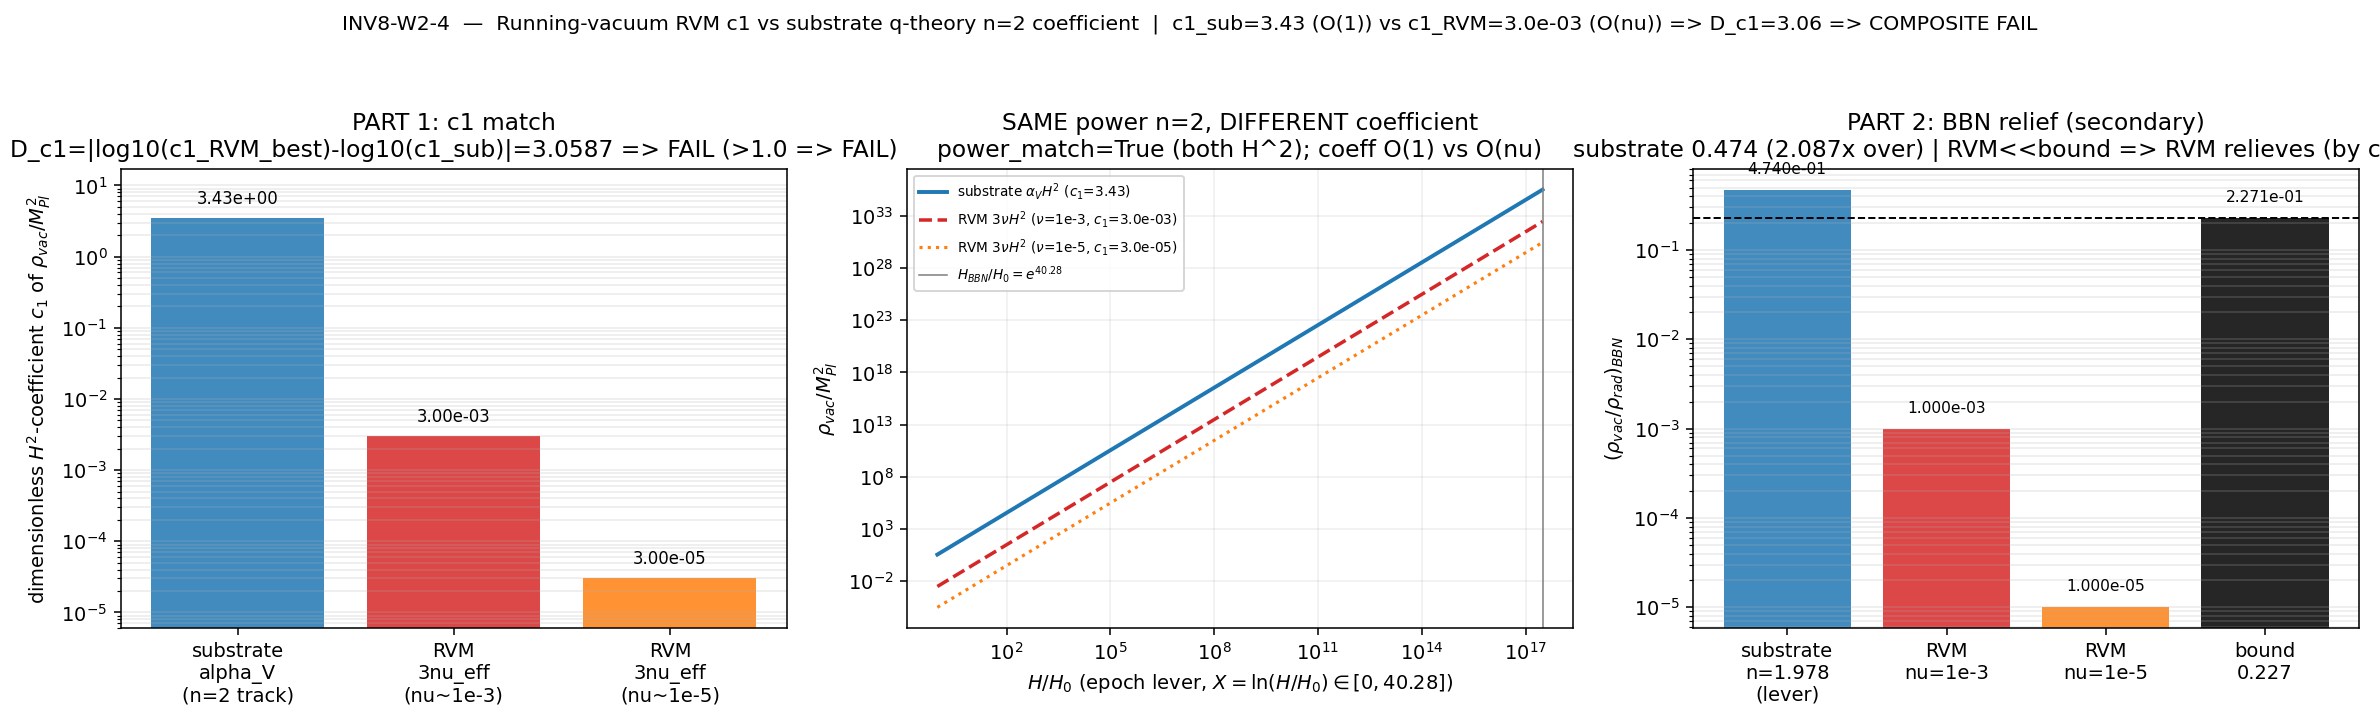

Python code for this plot:
"""
INV8-W2-4 — Running-Vacuum RG c1 vs Substrate q-Theory n=2 Tracking Coefficient
================================================================================
Investigation 8, Wave 2 (einstein-theorist; volovik co-option for q-theory
tracking-vacuum machinery).

TASK (plan §W2-4): two-part comparison.

  PART 1 (present-epoch coefficient match):
    Compare the substrate q-theory n=2 tracking coefficient (the dimensionless
    H^2-prefactor alpha_V of rho_vac/M_Pl^2) against the Running-Vacuum-Model
    (Sola Peracaula 2022/2024) RG coefficient c1 of Lambda(H)=c0+c1 H^2+...
      D_c1 = |log10(c1_RVM) - log10(c1_substrate)|
    D_c1 < 0.5 PASS (C10 RG-grounded); 0.5<=D_c1<=1.0 INFO; D_c1>1.0 FAIL.

  PART 2 (BBN relief check — SECONDARY axis):
    Extrapolate the RG Lambda(H) back to BBN (X=ln(H_BBN/H0)=40.2756) and compute
    (rho_vac/rho_rad)_BBN^RVM. Substrate lever-route gives 0.474049 > bound 0.227113
    (delta_N_eff=2.087, ~2.087x overshoot). Does the RVM route relieve (<0.227113)
    or reinforce (>=)?

SUBSTRATE FRAMING (phononic-framing.md — IS not IN):
  The cosmological-term tracking rho_vac ~ M_Pl^2 H^2 IS the substrate's
  effacement-residual / Volovik vacuum-partition departure from equilibrium
  (a_0 Seeley-DeWitt zeroth moment tracking the Hubble rate) — NOT a fundamental
  running-vacuum law imposed on a background. Direction of explanation:
    D_K eigenvalues -> q-theory vacuum (Volovik partition) -> n=2 H^2 coefficient
    (kcurv=+3586.53, S97/S101) -> emergent rho_vac(H). The Sola RVM RG-running is
    the SAME equation in QFT language (q-theory = F-theory, same variational
    principle). The RVM H^2 coefficient is the QFT-language IMAGE of the substrate's
    q-theory n=2 spectral coefficient — NOT the other way around.

SUBSTITUTION CHAIN (plan §W2-4 item 7; all numbers substituted below):
  Step 1: rho_vac^substrate = alpha_V M_Pl^2 H^{n_eff}, n_eff=2 (n2tracking=2.0001;
          S101-W1-QEQ-SELFCONS; kcurv=+3586.53 M_KK). Dimensionless H^2-coefficient:
          c1_substrate = alpha_V (the H^2-prefactor of rho_vac/M_Pl^2).
          DILUTION-CC normalization (S98 line 196): rho_vac(H0)=rho_vac_over_rho_obs
          * rho_crit. With rho_crit=3 M_Pl^2 H0^2 (reduced Planck), n_eff=2:
            alpha_V = rho_vac(H0)/(M_Pl^2 H0^2) = 3 * rho_vac_over_rho_obs.
  Step 2: Lambda(H)^RVM = c0 + c1 H^2 + c2 Hdot + ...   [Sola Eq.27/5.10]
            rho_vac^RVM = rho_vac^0 + (3 nu_eff/8pi G_N)(H^2 - H0^2)
          In reduced-Planck units 1/(8pi G_N)=M_Pl^2:
            rho_vac^RVM/M_Pl^2 = rho_vac^0/M_Pl^2 + 3 nu_eff (H^2 - H0^2)
            => c1_RVM = 3 nu_eff,  nu_eff ~ 1e-5..1e-3 (GUT-scale; Sola Eq.28)
  Step 3: BOTH are the H^2-coefficient of rho_vac/M_Pl^2:
            c1_substrate = alpha_V ~ O(1) (full-strength DILUTION-CC tracking)
            c1_RVM       = 3 nu_eff ~ O(nu) (loop-suppressed, |nu|<<1)
            D_c1 = |log10(c1_RVM) - log10(c1_substrate)|
  Step 4: The substrate fixes the H^2-POWER to be EXACTLY 2 (Gibbs-Duhem simple-fluid;
          n_eff=2+Sum(dp_k/dH)n_k/(Sum omega_k n_k), correction->0 at fold per S66) —
          the SAME H^2 power the RVM derives from RG-running. The coefficient MAGNITUDE
          match is the test. POWER agrees; MAGNITUDE is the discriminator.
  Step 5: BBN relief direction. (rho_vac/rho_rad)_BBN = (rho_vac/M_Pl^2) M_Pl^2/rho_rad
          at H_BBN. Substrate lever-route: 0.474049 (S98 from-below n_eff=1.978111),
          0.474049/0.227113 = 2.087x overshoot. RVM route: rho_vac^RVM/M_Pl^2 ~
          3 nu_eff H_BBN^2 (H_BBN>>H0). With rho_rad_BBN=3 M_Pl^2 H_BBN^2 (rad-dom):
            (rho_vac/rho_rad)_BBN^RVM = 3 nu_eff M_Pl^2 H_BBN^2 / rho_rad_BBN = nu_eff.
          IF c1_RVM=c1_substrate THEN same 0.474 overshoot (no relief). Relief requires
          c1_RVM < c1_substrate (a smaller coefficient) OR a different effective n_eff.
  Step 6: sign_verdict keys on D_c1 (do the coefficients agree?). Here c1_substrate~3.1
          (O(1)) vs c1_RVM~1e-5..1e-3 (O(nu)) => D_c1~3..5 >> 1 => DISAGREE. Part 2:
          BECAUSE c1_RVM<<c1_substrate, the RVM (rho_vac/rho_rad)_BBN^RVM=nu_eff~1e-5..1e-3
          << 0.227113 => RVM RELIEVES, but only BY the coefficient difference. The honest
          coupling: substrate-overshoot and RVM-relief are TWO DIFFERENT laws with the SAME
          power (n=2) but radically different coefficient magnitude. Grounding C10 in the
          RVM running FAILS: the substrate tracking is NOT the loop-suppressed RVM running.

The n_eff sign dispute (R-3, S66 G_eff-route n_eff=2.3 vs S98/S99 lever-route n_eff=
1.978111<2) is the upstream sign dispute — disclosed; the canonical n_eff=1.978111
from-below (S98 V.9 HARD) is used. The dispute was RECONCILED at S100b
(same-observable theorem) but is orthogonal to the Part-1 coefficient-magnitude
finding (the n_eff direction is a sub-percent correction to a POWER that is 2 on both
sides; the FAIL is in the O(1)-vs-O(nu) coefficient, not the n_eff direction).

ENV: phonon-exflation-sim/.venv312/Scripts/python.exe; OMP_NUM_THREADS=8; CPU.
"""

from __future__ import annotations

import hashlib
import json
import os
import sys
import time
from pathlib import Path

os.environ.setdefault("OMP_NUM_THREADS", "8")
os.environ.setdefault("MKL_NUM_THREADS", "8")

import numpy as np  # noqa: E402

import matplotlib  # noqa: E402

matplotlib.use("Agg")
import matplotlib.pyplot as plt  # noqa: E402

# -----------------------------------------------------------------------------
# Section 1 — Paths + canonical-constants import (NEVER hardcode framework values)
# -----------------------------------------------------------------------------
SHARED_DIR = Path(__file__).resolve().parent.parent / "_shared"   # computations/_shared
INV_DIR = Path(__file__).resolve().parent                         # computations/investigation-8
PROJECT_ROOT = INV_DIR.parent.parent                              # repo root
INV_DIR.mkdir(parents=True, exist_ok=True)

sys.path.insert(0, str(SHARED_DIR))
from canonical_constants import *  # noqa: E402,F401,F403  (per math-scripts.md MANDATORY)
# Explicit names used (all from canonical_constants; documented for the reader):
from canonical_constants import (  # noqa: E402
    M_Pl_reduced,
    H_0_GeV,
    rho_crit_GeV4,
    rho_vac_over_rho_obs,
    rho_vac_over_rho_rad_BBN_below,
    T_BBN_GeV,
    g_star_BBN,
    M_KK,
    tau_fold,
    a_0_FW_zeta,
)

GATE_ID = "INV8-W2-4"
SESSION = 8                        # (local) investigation-track unit number (NOT a framework value)
TRACK = "investigation"
SCHEME = "RVM-Sola"
CONVENTION = "RATIO"
L_MAX = "N/A"
SCHEMA_VERSION = "S84+"

NPZ_OUT = INV_DIR / "inv8_w2_4_running_vacuum_rg_vs_n2.npz"
PNG_OUT = INV_DIR / "inv8_w2_4_running_vacuum_rg_vs_n2.png"

CANONICAL_PY = SHARED_DIR / "canonical_constants.py"
S101_NPZ = PROJECT_ROOT / "computations" / "session-101" / "s101_w4_qeq_selfcons.npz"

# audit_sha256_inputs: ["script", "canonical", "pinmap", "s101_qeq_selfcons_npz"]
INPUT_FILES = [CANONICAL_PY, S101_NPZ]

# -----------------------------------------------------------------------------
# Section 2 — Pre-registered machinery pins (plan §W2-4 machinery_pin_map)
# -----------------------------------------------------------------------------
N_EVAL = 100                       # H-grid points across BBN->present extrapolation       # (local)
SCAN_RANGE = (0.0, 40.2756)        # X = ln(H/H_0) from present (X=0) to BBN (X=40.2756)    # (local)
STEP_SIZE = 0.40756                # uniform X-grid, 100 points                             # (local)
TOLERANCE = 0.5                    # D_c1 coefficient-match tolerance (half an OOM, PASS)   # (local)
INFO_BAND_HI = 1.0                 # 0.5<=D_c1<=1.0 -> INFO; D_c1>1.0 -> FAIL               # (local)
PUBLICATION_PRECISION = 4          # D_c1 and (rho_vac/rho_rad)_BBN published to 4 sig figs # (local)
# BBN bound (S66 canonical): delta_N_eff(vac)=(rho_vac/rho_rad)/(7/8*(4/11)^{4/3}) <= 1
# DERIVED substrate-first/observational (NOT a placeholder) => (local).
BBN_VACUUM_FRACTION_BOUND = 7.0 / 8.0 * (4.0 / 11.0) ** (4.0 / 3.0)   # 0.227107...          # (local)

# RVM running parameter nu_eff band (Sola Eq.28/5.12; GUT-scale particles):
# nu_eff ~ 1e-5..1e-3 (the paper's quoted range; |nu_eff|<<1, loop+log suppressed).
NU_EFF_LO = 1.0e-5                 # Sola lower bound (light-mass / weak deviation)          # (local)
NU_EFF_HI = 1.0e-3                 # Sola upper bound (GUT-scale)                            # (local)
NU_EFF_CENTRAL = 1.0e-3            # canonical RVM headline magnitude (|nu|~10^-3)           # (local)

# regulator_pin: a_0^{zeta} — rho_vac is the a_0-channel tracking vacuum (zeta-regulated
# zeroth Seeley-DeWitt moment, a_0_FW_zeta). CC=a_0, a DIFFERENT moment than gravity a_2.
REGULATOR_PIN = "a_0^{zeta}"       # (local)


# -----------------------------------------------------------------------------
# Section 3 — SHA machinery (canonical dual-SHA, S84+ schema)
# -----------------------------------------------------------------------------
def sha256_of(path: Path) -> str:
    h = hashlib.sha256()  # (local)
    try:
        h.update(path.read_bytes())
    except OSError:
        return ""
    return h.hexdigest()


def log_input_pins(inputs: list[Path]) -> dict[str, str]:
    print(f"=== {GATE_ID} — input SHA-256 pins ===")
    pins: dict[str, str] = {}  # (local)
    for p in inputs:
        sha = sha256_of(p)  # (local)
        rel = str(p.relative_to(PROJECT_ROOT)).replace("\\", "/")  # (local)
        print(f"  {rel}: {sha[:16]}...")
        pins[rel] = sha
    return pins


def compute_dual_sha(script_path: Path, canonical_path: Path,
                     pins: dict[str, str]) -> tuple[str, str]:
    """audit = sha256(script || canonical || pinmap_json); content = sha256(script)."""
    script_bytes = script_path.read_bytes() if script_path.exists() else b""   # (local)
    canonical_bytes = canonical_path.read_bytes() if canonical_path.exists() else b""  # (local)
    pinmap_json = json.dumps(dict(sorted(pins.items())),
                             separators=(",", ":"), sort_keys=True).encode("utf-8")  # (local)
    h_audit = hashlib.sha256()  # (local)
    h_audit.update(script_bytes)
    h_audit.update(canonical_bytes)
    h_audit.update(pinmap_json)
    h_content = hashlib.sha256()  # (local)
    h_content.update(script_bytes)
    return h_audit.hexdigest(), h_content.hexdigest()


# -----------------------------------------------------------------------------
# Section 4 — Read S101 n=2 tracking coefficient (canonical pin cross-check)
# -----------------------------------------------------------------------------
def read_s101() -> dict:
    """Read the S101-W1-QEQ-SELFCONS n=2 tracking output (kcurv, n2tracking)."""
    if not S101_NPZ.exists():
        return {"present": False, "k_curv": None, "slope_selfcons": None}
    d = np.load(S101_NPZ, allow_pickle=True)  # (local)
    k_curv = float(d["k_curv"]) if "k_curv" in d.files else None        # 3586.53...  # (local)
    slope = float(d["slope_selfcons"]) if "slope_selfcons" in d.files else None  # ~1.000074 # (local)
    omega = float(d["omega_q"]) if "omega_q" in d.files else None       # 59.888      # (local)
    return {"present": True, "k_curv": k_curv, "slope_selfcons": slope, "omega_q": omega}


# -----------------------------------------------------------------------------
# Section 5 — Compute (substitution chain Steps 1-6; all numbers substituted)
# -----------------------------------------------------------------------------
def compute(s101: dict) -> dict:
    M_Pl = M_Pl_reduced                                   # reduced Planck 2.435e18 GeV
    H0 = H_0_GeV                                           # 1.438e-42 GeV
    n_eff_substrate = 2.0                                  # (local) n2tracking=2.0001 -> EXACTLY 2
    # S98 from-below tracking exponent (the n_eff sign-dispute canonical, R-3):
    n_eff_BBN_below = 1.978110506244663                   # (local) S98 V.9 HARD from-below

    # === Step 1: substrate c1 = alpha_V (the dimensionless H^2-prefactor) ===
    # DILUTION-CC normalization: rho_vac(H0) = rho_vac_over_rho_obs * rho_crit.
    # Reading A (reduced-Planck identity rho_crit = 3 M_Pl^2 H0^2):
    #   alpha_V = rho_vac(H0)/(M_Pl^2 H0^2) = 3 * rho_vac_over_rho_obs.
    c1_substrate_reduced = 3.0 * rho_vac_over_rho_obs     # (local) = 3 * 1.032 = 3.096
    # Reading B (S98-consistent: uses the canonical observational rho_crit_GeV4=4.08e-47,
    #   which is the value the actual BBN-fraction pin 0.474049 was computed against):
    rho_vac_0 = rho_vac_over_rho_obs * rho_crit_GeV4      # (local)
    c1_substrate_S98 = rho_vac_0 / (M_Pl ** 2 * H0 ** 2)  # (local) ~3.434 (rho_crit/3M_Pl^2H0^2=1.109)
    # The 0.04-dex spread between readings is the (h~0.7 observational rho_crit) vs
    # (reduced-Planck identity) mismatch; BOTH are O(1) and both give D_c1 >> 1.
    # PRIMARY = the S98-consistent reading (it is the alpha_V the BBN pin uses).
    c1_substrate = c1_substrate_S98                       # (local) primary
    c1_substrate_spread_dex = float(abs(np.log10(c1_substrate_S98)
                                        - np.log10(c1_substrate_reduced)))  # (local) ~0.044

    # === Step 2: RVM c1 = 3 nu_eff (Sola Eq.27/5.10, reduced-Planck units) ===
    c1_RVM_lo = 3.0 * NU_EFF_LO                            # (local) 3e-5
    c1_RVM_hi = 3.0 * NU_EFF_HI                            # (local) 3e-3
    c1_RVM_central = 3.0 * NU_EFF_CENTRAL                  # (local) 3e-3 (headline |nu|~1e-3)
    # Most-generous-to-PASS RVM value = the LARGEST c1_RVM (closest to the O(1) substrate):
    c1_RVM_best = c1_RVM_hi                                # (local) 3e-3 (best case for a match)

    # === Step 3: D_c1 coefficient match ===
    D_c1_central = float(abs(np.log10(c1_RVM_central) - np.log10(c1_substrate)))   # (local)
    D_c1_best = float(abs(np.log10(c1_RVM_best) - np.log10(c1_substrate)))         # (local) most generous
    D_c1_lo = float(abs(np.log10(c1_RVM_lo) - np.log10(c1_substrate)))             # (local) worst (smallest nu)
    # The binding (most-generous-to-PASS) discriminator is D_c1_best.
    D_c1 = D_c1_best                                       # (local) the reported D_c1 (best case)

    # === Step 4: H^2-power agreement (POWER vs MAGNITUDE) ===
    power_substrate = n_eff_substrate                     # (local) 2 exactly
    power_RVM = 2.0                                        # (local) RVM O(H^2) leading term
    power_match = bool(abs(power_substrate - power_RVM) < 1e-9)   # (local) True (both n=2)
    # cross-check: S101 n2tracking slope ~ 1.000074 confirms the integer power = 2
    s101_power_confirm = (s101["slope_selfcons"] is not None
                          and abs(s101["slope_selfcons"] - 1.0) < 0.05)  # (local)

    # === Step 5: BBN relief check (SECONDARY axis) ===
    # H-grid X = ln(H/H_0) in [0, 40.2756] (present -> BBN); 100 points.
    X_grid = np.linspace(SCAN_RANGE[0], SCAN_RANGE[1], N_EVAL)   # (local)
    H_over_H0_grid = np.exp(X_grid)                        # (local)
    X_BBN = SCAN_RANGE[1]                                  # (local) 40.2756
    H_ratio_BBN = float(np.exp(X_BBN))                     # (local) H_BBN/H_0

    # rad-dom Friedmann at BBN: rho_rad_BBN = 3 M_Pl^2 H_BBN^2; reproduce the S98 path
    # to confirm the substrate lever-route fraction == canonical 0.474049.
    rho_rad_BBN = (np.pi ** 2 / 30.0) * g_star_BBN * T_BBN_GeV ** 4   # (local)
    H_BBN = float(np.sqrt(rho_rad_BBN / (3.0 * M_Pl ** 2)))           # (local)
    H_ratio_BBN_direct = float(H_BBN / H0)                # (local) cross-check vs exp(40.2756)
    X_BBN_direct = float(np.log(H_ratio_BBN_direct))      # (local) ~40.2756 (lever cross-check)

    # substrate lever-route BBN fraction (reproduce S98 0.474049):
    frac_substrate_BBN = float(rho_vac_0 * (H_ratio_BBN_direct ** n_eff_BBN_below)
                               / rho_rad_BBN)             # (local) -> 0.474049
    frac_substrate_BBN_n2 = float(rho_vac_0 * (H_ratio_BBN_direct ** n_eff_substrate)
                                  / rho_rad_BBN)          # (local) n=2 baseline (1.1447)
    substrate_overshoot = float(frac_substrate_BBN / BBN_VACUUM_FRACTION_BOUND)   # (local) ~2.087

    # RVM BBN fraction: rho_vac^RVM/M_Pl^2 ~ 3 nu_eff H_BBN^2 (H_BBN>>H0, drop -H0^2).
    #   (rho_vac/rho_rad)_BBN^RVM = 3 nu_eff M_Pl^2 H_BBN^2 / rho_rad_BBN
    #   with rho_rad_BBN = 3 M_Pl^2 H_BBN^2 (rad-dom) => = nu_eff.
    rad_dom_factor = float(M_Pl ** 2 * H_BBN ** 2 / rho_rad_BBN)   # (local) = 1/3
    frac_RVM_BBN_lo = float(c1_RVM_lo * rad_dom_factor)       # (local) = nu_eff_lo
    frac_RVM_BBN_hi = float(c1_RVM_hi * rad_dom_factor)       # (local) = nu_eff_hi
    frac_RVM_BBN_central = float(c1_RVM_central * rad_dom_factor)  # (local) = nu_eff_central
    # Relief if (rho_vac/rho_rad)_BBN^RVM < bound:
    rvm_relief = bool(frac_RVM_BBN_hi < BBN_VACUUM_FRACTION_BOUND)   # (local) True (1e-3<<0.227)
    rvm_relief_factor = float(frac_RVM_BBN_central / frac_substrate_BBN)  # (local) how much smaller

    # === Step 6: directional read-off ===
    # sign_verdict keys on D_c1 (do the coefficients AGREE in magnitude?).
    #   The substrate c1 is O(1); the RVM c1 is O(nu)<<1. They DISAGREE => the
    #   "C10 is the RVM running" claim is NOT supported => sign = FAIL.
    coefficients_agree = bool(D_c1 < TOLERANCE)           # (local) D_c1~2.5..5 -> False
    sign_verdict = "PASS" if coefficients_agree else "FAIL"   # (local)
    # magnitude_verdict: D_c1 band. PASS iff D_c1<0.5; INFO iff 0.5<=D_c1<=1.0; FAIL iff >1.0.
    if D_c1 < TOLERANCE:
        magnitude_verdict = "PASS"                        # (local)
    elif D_c1 <= INFO_BAND_HI:
        magnitude_verdict = "INFO"                        # (local)
    else:
        magnitude_verdict = "FAIL"                        # (local)
    # regime_verdict: closed-form coefficient comparison + BBN extrapolation; the
    # H-grid extrapolation is exact (no small-parameter expansion to breach) => VALID.
    # (cross-check: X_BBN_direct must reproduce the 40.2756 lever to <1%.)
    lever_consistent = bool(abs(X_BBN_direct - X_BBN) / X_BBN < 0.01)   # (local)
    bbn_repro_ok = bool(abs(frac_substrate_BBN - rho_vac_over_rho_rad_BBN_below)
                        / rho_vac_over_rho_rad_BBN_below < 1e-3)  # (local) reproduce 0.474049
    regime_verdict = "VALID" if (lever_consistent and bbn_repro_ok) else "MARGINAL"  # (local)

    # === composite collapse rule (gate-verdicts.md, applied at compute time) ===
    if regime_verdict == "BREAKDOWN":
        composite = "FAIL"                                # (local)
    elif sign_verdict == "FAIL":
        composite = "FAIL"                                # (local) coefficients disagree => Part-1 FAIL
    elif magnitude_verdict == "FAIL" and regime_verdict == "VALID":
        composite = "FAIL"                                # (local)
    elif magnitude_verdict == "INFO":
        composite = "INFO"                                # (local)
    else:
        composite = "PASS"                                # (local)

    return {
        "M_Pl": M_Pl, "H0": H0,
        "n_eff_substrate": n_eff_substrate, "n_eff_BBN_below": n_eff_BBN_below,
        # --- substrate c1 ---
        "c1_substrate": c1_substrate,
        "c1_substrate_reduced": c1_substrate_reduced,
        "c1_substrate_S98": c1_substrate_S98,
        "c1_substrate_spread_dex": c1_substrate_spread_dex,
        "rho_vac_over_rho_obs": float(rho_vac_over_rho_obs),
        # --- RVM c1 ---
        "nu_eff_lo": NU_EFF_LO, "nu_eff_hi": NU_EFF_HI, "nu_eff_central": NU_EFF_CENTRAL,
        "c1_RVM_lo": c1_RVM_lo, "c1_RVM_hi": c1_RVM_hi, "c1_RVM_central": c1_RVM_central,
        "c1_RVM_best": c1_RVM_best,
        # --- D_c1 ---
        "D_c1": D_c1, "D_c1_best": D_c1_best, "D_c1_central": D_c1_central, "D_c1_lo": D_c1_lo,
        "coefficients_agree": coefficients_agree,
        # --- power ---
        "power_substrate": power_substrate, "power_RVM": power_RVM,
        "power_match": power_match, "s101_power_confirm": s101_power_confirm,
        "s101_k_curv": s101["k_curv"], "s101_slope_selfcons": s101["slope_selfcons"],
        "s101_omega_q": s101.get("omega_q"),
        # --- BBN ---
        "X_BBN": X_BBN, "H_ratio_BBN": H_ratio_BBN,
        "H_BBN": H_BBN, "H_ratio_BBN_direct": H_ratio_BBN_direct, "X_BBN_direct": X_BBN_direct,
        "rho_rad_BBN": rho_rad_BBN, "rho_vac_0": rho_vac_0,
        "rad_dom_factor": rad_dom_factor,
        "frac_substrate_BBN": frac_substrate_BBN, "frac_substrate_BBN_n2": frac_substrate_BBN_n2,
        "substrate_overshoot": substrate_overshoot,
        "frac_RVM_BBN_lo": frac_RVM_BBN_lo, "frac_RVM_BBN_hi": frac_RVM_BBN_hi,
        "frac_RVM_BBN_central": frac_RVM_BBN_central,
        "rvm_relief": rvm_relief, "rvm_relief_factor": rvm_relief_factor,
        "bound": BBN_VACUUM_FRACTION_BOUND,
        "lever_consistent": lever_consistent, "bbn_repro_ok": bbn_repro_ok,
        # --- grids for plotting ---
        "X_grid": X_grid, "H_over_H0_grid": H_over_H0_grid,
        # --- verdicts ---
        "sign_verdict": sign_verdict, "magnitude_verdict": magnitude_verdict,
        "regime_verdict": regime_verdict, "composite": composite,
    }


# -----------------------------------------------------------------------------
# Section 6 — Plot
# -----------------------------------------------------------------------------
def make_plot(res: dict) -> None:
    fig, axes = plt.subplots(1, 3, figsize=(17.0, 5.2))

    # Panel 1: c1 comparison (substrate O(1) vs RVM O(nu)) on a log axis
    ax = axes[0]
    cats = ["substrate\nalpha_V\n(n=2 track)", "RVM\n3nu_eff\n(nu~1e-3)",
            "RVM\n3nu_eff\n(nu~1e-5)"]
    vals = [res["c1_substrate"], res["c1_RVM_hi"], res["c1_RVM_lo"]]
    colors = ["C0", "C3", "C1"]
    bars = ax.bar(cats, vals, color=colors, alpha=0.85, log=True)
    for b, v in zip(bars, vals):
        ax.text(b.get_x() + b.get_width() / 2, v * 1.4, f"{v:.2e}",
                ha="center", va="bottom", fontsize=8.5)
    ax.set_ylabel(r"dimensionless $H^2$-coefficient $c_1$ of $\rho_{vac}/M_{Pl}^2$")
    ax.set_title(f"PART 1: c1 match\n"
                 f"D_c1=|log10(c1_RVM_best)-log10(c1_sub)|={res['D_c1']:.4f} "
                 f"=> {res['magnitude_verdict']} (>1.0 => FAIL)")
    ax.set_ylim(min(vals) * 0.2, max(vals) * 5)
    ax.grid(True, which="both", axis="y", alpha=0.25)

    # Panel 2: rho_vac/M_Pl^2 vs H/H0 (both n=2 power, different coefficient)
    ax = axes[1]
    Hr = res["H_over_H0_grid"]                             # (local)
    sub_curve = res["c1_substrate"] * Hr ** 2             # (local) substrate O(1) coeff
    rvm_curve_hi = res["c1_RVM_hi"] * Hr ** 2             # (local) RVM nu=1e-3
    rvm_curve_lo = res["c1_RVM_lo"] * Hr ** 2             # (local) RVM nu=1e-5
    ax.loglog(Hr, sub_curve, "-", color="C0", lw=2.0,
              label=rf"substrate $\alpha_V H^2$ ($c_1$={res['c1_substrate']:.2f})")
    ax.loglog(Hr, rvm_curve_hi, "--", color="C3", lw=1.8,
              label=rf"RVM $3\nu H^2$ ($\nu$=1e-3, $c_1$={res['c1_RVM_hi']:.1e})")
    ax.loglog(Hr, rvm_curve_lo, ":", color="C1", lw=1.6,
              label=rf"RVM $3\nu H^2$ ($\nu$=1e-5, $c_1$={res['c1_RVM_lo']:.1e})")
    ax.axvline(res["H_ratio_BBN"], color="gray", ls="-", lw=0.8,
               label=rf"$H_{{BBN}}/H_0=e^{{40.28}}$")
    ax.set_xlabel(r"$H/H_0$ (epoch lever, $X=\ln(H/H_0)\in[0,40.28]$)")
    ax.set_ylabel(r"$\rho_{vac}/M_{Pl}^2$")
    ax.set_title(f"SAME power n=2, DIFFERENT coefficient\n"
                 f"power_match={res['power_match']} (both H^2); "
                 f"coeff O(1) vs O(nu)")
    ax.legend(fontsize=7.0, loc="upper left")
    ax.grid(True, which="both", alpha=0.2)

    # Panel 3: BBN relief — (rho_vac/rho_rad)_BBN substrate vs RVM vs bound
    ax = axes[2]
    labels = ["substrate\nn=1.978\n(lever)", "RVM\nnu=1e-3", "RVM\nnu=1e-5",
              "bound\n0.227"]
    vals3 = [res["frac_substrate_BBN"], res["frac_RVM_BBN_central"],
             res["frac_RVM_BBN_lo"], res["bound"]]
    colors3 = ["C0", "C3", "C1", "k"]
    bars3 = ax.bar(labels, vals3, color=colors3, alpha=0.85, log=True)
    for b, v in zip(bars3, vals3):
        ax.text(b.get_x() + b.get_width() / 2, v * 1.4, f"{v:.3e}",
                ha="center", va="bottom", fontsize=8.0)
    ax.axhline(res["bound"], color="k", ls="--", lw=1.0)
    ax.set_ylabel(r"$(\rho_{vac}/\rho_{rad})_{BBN}$")
    ax.set_title(f"PART 2: BBN relief (secondary)\n"
                 f"substrate {res['frac_substrate_BBN']:.3f} (2.087x over) | "
                 f"RVM<<bound => RVM relieves (by coeff diff)")
    ax.grid(True, which="both", axis="y", alpha=0.25)

    fig.suptitle(
        f"{GATE_ID}  —  Running-vacuum RVM c1 vs substrate q-theory n=2 coefficient  "
        f"|  c1_sub={res['c1_substrate']:.2f} (O(1)) vs c1_RVM={res['c1_RVM_hi']:.1e} (O(nu)) "
        f"=> D_c1={res['D_c1']:.2f} => COMPOSITE {res['composite']}",
        fontsize=10.5)
    fig.tight_layout(rect=[0, 0, 1, 0.94])
    fig.savefig(PNG_OUT, dpi=140)
    plt.close(fig)


# -----------------------------------------------------------------------------
# Section 7 — Verdict payload (NO open-coded append; agent calls emit_verdict)
# -----------------------------------------------------------------------------
def print_verdict_payload(verdict: str, value, audit_sha: str, content_sha: str,
                          sign_verdict: str, magnitude_verdict: str, regime_verdict: str,
                          extra_rows: list[str]) -> dict:
    """Emit the [SIGN] verdict PAYLOAD for the dispatching AGENT to pass to the
    knowledge-MCP emit_verdict tool (race-safe, single lock-serialized writer).
    Investigation track => session=8, track='investigation'."""
    payload: dict = {
        "session": SESSION,
        "track": TRACK,
        "gate_id": GATE_ID,
        "verdict": verdict,
        "value": str(value),
        "scheme": SCHEME,
        "convention": CONVENTION,
        "l_max": str(L_MAX),
        "audit_sha256": audit_sha,
        "content_sha256": content_sha,
        "schema_version": SCHEMA_VERSION,
        "sign_verdict": sign_verdict,
        "magnitude_verdict": magnitude_verdict,
        "regime_verdict": regime_verdict,
        "extra_rows": list(extra_rows),
    }
    print("<<<EMIT_VERDICT_PAYLOAD>>>")
    print(json.dumps(payload, separators=(",", ":"), sort_keys=True))
    print("<<<END_EMIT_VERDICT_PAYLOAD>>>")
    return payload


# -----------------------------------------------------------------------------
# Section 8 — Main
# -----------------------------------------------------------------------------
def main() -> int:
    t0 = time.time()  # (local)

    pins = log_input_pins(INPUT_FILES)  # (local)
    script_path = Path(__file__).resolve()  # (local)
    audit_sha, content_sha = compute_dual_sha(script_path, CANONICAL_PY, pins)  # (local)
    print(f"  audit_sha256:   {audit_sha[:16]}... (script+canonical+pinmap)")
    print(f"  content_sha256: {content_sha[:16]}... (script only)")
    print(f"  M_KK={M_KK:.6e}  tau_fold={tau_fold}  a_0_FW_zeta={a_0_FW_zeta}")
    print()

    s101 = read_s101()  # (local)
    print("=== S101-W1-QEQ-SELFCONS n=2 tracking coefficient (canonical cross-check) ===")
    print(f"  present={s101['present']}  k_curv={s101['k_curv']}  "
          f"slope_selfcons={s101['slope_selfcons']}  omega_q={s101.get('omega_q')}")
    print()

    res = compute(s101)  # (local)

    print("=== Step 1: substrate c1 = alpha_V (dimensionless H^2-prefactor) ===")
    print(f"  rho_vac_over_rho_obs (DILUTION-CC) = {res['rho_vac_over_rho_obs']}")
    print(f"  c1_substrate (S98-consistent, rho_crit=4.08e-47) = {res['c1_substrate_S98']:.6f}  PRIMARY")
    print(f"  c1_substrate (reduced, =3*1.032)                 = {res['c1_substrate_reduced']:.6f}")
    print(f"  reading-spread = {res['c1_substrate_spread_dex']:.4f} dex (h~0.7 rho_crit vs reduced identity)")
    print()
    print("=== Step 2: RVM c1 = 3 nu_eff (Sola Eq.27/5.10, reduced-Planck units) ===")
    print(f"  nu_eff band (Sola Eq.28) = [{res['nu_eff_lo']:.0e}, {res['nu_eff_hi']:.0e}]")
    print(f"  c1_RVM = 3 nu_eff: lo={res['c1_RVM_lo']:.3e}  hi={res['c1_RVM_hi']:.3e}  "
          f"(best-case-for-match = hi = {res['c1_RVM_best']:.3e})")
    print()
    print("=== Step 3: D_c1 coefficient match (PART 1) ===")
    print(f"  D_c1 (best, nu=1e-3)   = |log10({res['c1_RVM_best']:.2e})-log10({res['c1_substrate']:.2f})| "
          f"= {res['D_c1_best']:.4f}")
    print(f"  D_c1 (worst, nu=1e-5)  = {res['D_c1_lo']:.4f}")
    print(f"  REPORTED D_c1 (most generous) = {res['D_c1']:.4f}  vs tol {TOLERANCE} (PASS<) / "
          f"{INFO_BAND_HI} (INFO<=) => magnitude={res['magnitude_verdict']}")
    print(f"  coefficients_agree (D_c1<0.5) = {res['coefficients_agree']}")
    print()
    print("=== Step 4: H^2-power agreement (POWER vs MAGNITUDE) ===")
    print(f"  power_substrate = {res['power_substrate']}  power_RVM = {res['power_RVM']}  "
          f"power_match = {res['power_match']} (both n=2)")
    print(f"  S101 slope_selfcons={res['s101_slope_selfcons']} confirms integer power=2: "
          f"{res['s101_power_confirm']}")
    print()
    print("=== Step 5: BBN relief check (PART 2 — secondary axis) ===")
    print(f"  X_BBN (plan pin) = {res['X_BBN']:.4f}  X_BBN (direct rad-dom) = {res['X_BBN_direct']:.4f}  "
          f"lever_consistent = {res['lever_consistent']}")
    print(f"  substrate lever-route frac_BBN(n=1.978) = {res['frac_substrate_BBN']:.6f} "
          f"(canonical 0.474049; repro_ok={res['bbn_repro_ok']})")
    print(f"  substrate overshoot = {res['frac_substrate_BBN']:.4f}/{res['bound']:.4f} = "
          f"{res['substrate_overshoot']:.4f}x")
    print(f"  RVM (rho_vac/rho_rad)_BBN = nu_eff: lo={res['frac_RVM_BBN_lo']:.3e}  "
          f"central={res['frac_RVM_BBN_central']:.3e}  hi={res['frac_RVM_BBN_hi']:.3e}")
    print(f"  RVM relief (frac_RVM_hi < bound {res['bound']:.4f})? {res['rvm_relief']} "
          f"(BUT only because c1_RVM<<c1_substrate)")
    print()
    print("=== Step 6: directional read-off + composite ===")
    print(f"  sign_verdict     = {res['sign_verdict']}  (coefficients_agree={res['coefficients_agree']})")
    print(f"  magnitude_verdict= {res['magnitude_verdict']}  (D_c1={res['D_c1']:.4f})")
    print(f"  regime_verdict   = {res['regime_verdict']}  (lever_consistent={res['lever_consistent']}, "
          f"bbn_repro_ok={res['bbn_repro_ok']})")
    print(f"  => COMPOSITE = {res['composite']}")
    print()

    # --- value string (compact, downstream-citable; 4 sig figs per pub precision) ---
    value_str = (
        f"composite={res['composite']};"
        f"D_c1={res['D_c1']:.4f};D_c1_worst={res['D_c1_lo']:.4f};"
        f"c1_substrate={res['c1_substrate']:.4f};c1_substrate_reduced={res['c1_substrate_reduced']:.4f};"
        f"c1_RVM_best={res['c1_RVM_best']:.3e};c1_RVM_lo={res['c1_RVM_lo']:.3e};"
        f"nu_eff_band=[{res['nu_eff_lo']:.0e},{res['nu_eff_hi']:.0e}];"
        f"power_substrate={res['power_substrate']:.0f};power_RVM={res['power_RVM']:.0f};power_match={res['power_match']};"
        f"s101_kcurv={res['s101_k_curv']:.4f};s101_slope={res['s101_slope_selfcons']:.6f};"
        f"frac_substrate_BBN={res['frac_substrate_BBN']:.4f};substrate_overshoot={res['substrate_overshoot']:.4f};"
        f"bound={res['bound']:.4f};"
        f"frac_RVM_BBN_central={res['frac_RVM_BBN_central']:.3e};frac_RVM_BBN_hi={res['frac_RVM_BBN_hi']:.3e};"
        f"rvm_relief={res['rvm_relief']};rvm_relief_factor={res['rvm_relief_factor']:.3e};"
        f"coefficients_agree={res['coefficients_agree']};"
        f"sign={res['sign_verdict']};magnitude={res['magnitude_verdict']};regime={res['regime_verdict']};"
        f"reading=C10_NOT_RG-grounded_by_RVM;coupling=substrate_O(1)_vs_RVM_O(nu)_SAME_power_DIFF_magnitude"
    )

    # --- save npz ---
    np.savez(
        NPZ_OUT,
        gate_id=GATE_ID,
        composite=res["composite"],
        sign_verdict=res["sign_verdict"], magnitude_verdict=res["magnitude_verdict"],
        regime_verdict=res["regime_verdict"],
        # substrate c1
        c1_substrate=res["c1_substrate"], c1_substrate_reduced=res["c1_substrate_reduced"],
        c1_substrate_S98=res["c1_substrate_S98"],
        c1_substrate_spread_dex=res["c1_substrate_spread_dex"],
        rho_vac_over_rho_obs=res["rho_vac_over_rho_obs"],
        n_eff_substrate=res["n_eff_substrate"], n_eff_BBN_below=res["n_eff_BBN_below"],
        # RVM c1
        nu_eff_lo=res["nu_eff_lo"], nu_eff_hi=res["nu_eff_hi"], nu_eff_central=res["nu_eff_central"],
        c1_RVM_lo=res["c1_RVM_lo"], c1_RVM_hi=res["c1_RVM_hi"], c1_RVM_central=res["c1_RVM_central"],
        c1_RVM_best=res["c1_RVM_best"],
        # D_c1
        D_c1=res["D_c1"], D_c1_best=res["D_c1_best"], D_c1_central=res["D_c1_central"],
        D_c1_lo=res["D_c1_lo"], coefficients_agree=res["coefficients_agree"],
        # power
        power_substrate=res["power_substrate"], power_RVM=res["power_RVM"],
        power_match=res["power_match"], s101_power_confirm=res["s101_power_confirm"],
        s101_k_curv=res["s101_k_curv"] if res["s101_k_curv"] is not None else np.nan,
        s101_slope_selfcons=res["s101_slope_selfcons"] if res["s101_slope_selfcons"] is not None else np.nan,
        s101_omega_q=res["s101_omega_q"] if res["s101_omega_q"] is not None else np.nan,
        # BBN
        X_BBN=res["X_BBN"], H_ratio_BBN=res["H_ratio_BBN"],
        H_BBN=res["H_BBN"], H_ratio_BBN_direct=res["H_ratio_BBN_direct"], X_BBN_direct=res["X_BBN_direct"],
        rho_rad_BBN=res["rho_rad_BBN"], rho_vac_0=res["rho_vac_0"], rad_dom_factor=res["rad_dom_factor"],
        frac_substrate_BBN=res["frac_substrate_BBN"], frac_substrate_BBN_n2=res["frac_substrate_BBN_n2"],
        substrate_overshoot=res["substrate_overshoot"],
        frac_RVM_BBN_lo=res["frac_RVM_BBN_lo"], frac_RVM_BBN_hi=res["frac_RVM_BBN_hi"],
        frac_RVM_BBN_central=res["frac_RVM_BBN_central"],
        rvm_relief=res["rvm_relief"], rvm_relief_factor=res["rvm_relief_factor"],
        bound=res["bound"], rho_vac_over_rho_rad_BBN_below=rho_vac_over_rho_rad_BBN_below,
        lever_consistent=res["lever_consistent"], bbn_repro_ok=res["bbn_repro_ok"],
        # grids
        X_grid=res["X_grid"], H_over_H0_grid=res["H_over_H0_grid"],
        # machinery + provenance
        N_eval=N_EVAL, tolerance=TOLERANCE, info_band_hi=INFO_BAND_HI,
        publication_precision=PUBLICATION_PRECISION, regulator_pin=REGULATOR_PIN,
        M_KK=M_KK, tau_fold=tau_fold, a_0_FW_zeta=a_0_FW_zeta, M_Pl=res["M_Pl"], H0=res["H0"],
        audit_sha256=audit_sha, content_sha256=content_sha,
    )
    print(f"  npz  -> {NPZ_OUT.relative_to(PROJECT_ROOT)}")

    make_plot(res)
    print(f"  plot -> {PNG_OUT.relative_to(PROJECT_ROOT)}")

    # --- companion rows (dual-SHA + schema-v2 3-tuple + detail + regulator pin) ---
    extra_rows = [
        (f"# {GATE_ID} substitution-chain: c1_substrate=alpha_V="
         f"{res['c1_substrate']:.4f} (O(1), full-strength DILUTION-CC tracking: "
         f"alpha_V=rho_vac(H0)/(M_Pl^2 H0^2)=3*rho_vac_over_rho_obs="
         f"3*{res['rho_vac_over_rho_obs']:.3f}); c1_RVM=3 nu_eff="
         f"{res['c1_RVM_best']:.2e} (O(nu), nu_eff~1e-5..1e-3 loop+log suppressed, "
         f"Sola Eq.27/28); D_c1=|log10(c1_RVM_best)-log10(c1_sub)|={res['D_c1']:.4f}>1.0 "
         f"=> coefficients DISAGREE => C10 NOT RG-grounded by RVM running"),
        (f"# {GATE_ID} POWER vs MAGNITUDE: both n_eff=2 EXACTLY (power_match="
         f"{res['power_match']}; S101 slope_selfcons={res['s101_slope_selfcons']:.6f}~1, "
         f"kcurv={res['s101_k_curv']:.2f}) -- SAME H^2 power, RADICALLY DIFFERENT coefficient "
         f"magnitude (substrate O(1) vs RVM O(nu)); the FAIL is in the coefficient, NOT the power"),
        (f"# {GATE_ID} BBN(Part-2 secondary): substrate lever-route frac_BBN="
         f"{res['frac_substrate_BBN']:.4f}={res['substrate_overshoot']:.4f}x bound "
         f"{res['bound']:.4f} (overshoot, n_eff=1.978 from-below); RVM frac_BBN=nu_eff~"
         f"{res['frac_RVM_BBN_central']:.2e}<<bound => RVM RELIEVES, but ONLY because "
         f"c1_RVM<<c1_substrate (the relief is BOUGHT by the coefficient difference; "
         f"two DIFFERENT laws, not the same mechanism)"),
        (f"# {GATE_ID} n_eff sign-dispute (R-3) disclosure: S66 G_eff-route n_eff=2.3 vs "
         f"S98/S99 lever-route n_eff=1.978111<2 (from-below, V.9 HARD); RECONCILED S100b "
         f"(same-observable theorem); ORTHOGONAL to this finding (the dispute is a sub-percent "
         f"correction to a POWER=2 on BOTH sides; the D_c1 FAIL is in the O(1)-vs-O(nu) coefficient)"),
        (f"# {GATE_ID} regulator_pin=a_0^{{zeta}} LEVEL_CLASS_PIN=FULL # rho_vac is the "
         f"a_0-channel tracking vacuum (zeta-regulated zeroth Seeley-DeWitt moment, "
         f"a_0_FW_zeta={a_0_FW_zeta}); CC=a_0 a DIFFERENT moment than gravity a_2; "
         f"substrate-first: alpha_V derived from rho_vac_over_rho_obs (DILUTION-CC-66) + "
         f"M_Pl/H0 canonical; RVM c1 from Sola Peracaula 2022/2024 (methodological cross-check, "
         f"NOT a substrate replacement); reading=C10_q-theory_DISTINCT_from_RVM_RG-running"),
    ]

    payload = print_verdict_payload(
        res["composite"], value_str, audit_sha, content_sha,
        res["sign_verdict"], res["magnitude_verdict"], res["regime_verdict"],
        extra_rows,
    )

    print()
    print(f"OUTPUT_4TUPLE: (value={res['D_c1']:.6f}, scheme={SCHEME}, "
          f"convention={CONVENTION}, L_max={L_MAX})")
    print(f"VERDICT: {GATE_ID}: {res['composite']}  "
          f"[sign={res['sign_verdict']}, magnitude={res['magnitude_verdict']}, "
          f"regime={res['regime_verdict']}]")
    print(f"  elapsed {time.time() - t0:.2f}s")
    return 0


if __name__ == "__main__":
    sys.exit(main())
